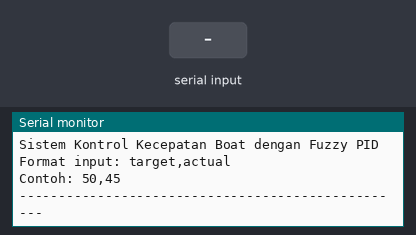
A sketch run on a simulated Arduino Uno, built with avr-gcc and run on an emulated ATmega328P. Parts: the last lines printed to the serial monitor. Inputs (shaded band) come from the test bench.

Above: at 1.2 s.
1.3 s: "debug,1\n" received over Serial
At 1.4 s:
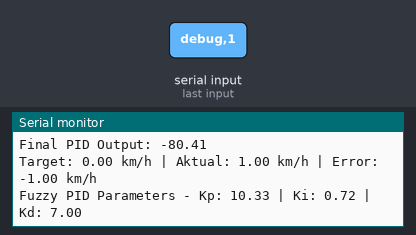
2.8 s: byte 10 ('\n') received over Serial
At 3.01 s:
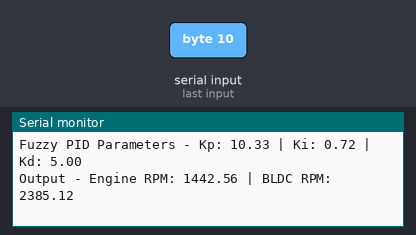
4.3 s: "debug,150\n" received over Serial
At 4.46 s:
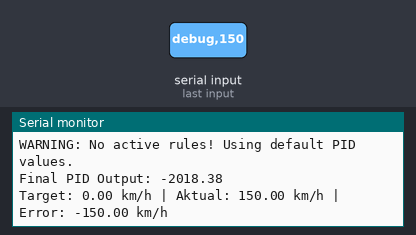

Measured:
- after the input at 1.3 s, the serial monitor: prints a new line at once (image 1)
- after the input at 2.8 s, the serial monitor: prints a new line at once (image 2)
- after the input at 4.3 s, the serial monitor: prints a new line at once (image 3)

The sketch:

fuzzy_pid_hybrid.ino
```cpp
// Sistem Fuzzy PID untuk Kontrol Kecepatan Boat tanpa library eksternal
// Menggunakan metode Fuzzy untuk tuning parameter PID

// Variabel input dan output
float targetSpeed = 0.0;  // Target kecepatan boat
float actualSpeed = 0.0;  // Kecepatan aktual boat
float error = 0.0;        // Error = target - actual
float prevError = 0.0;    // Error sebelumnya untuk perhitungan derivative
float sumError = 0.0;     // Akumulasi error untuk perhitungan integral
float engineRPM = 0.0;    // Output RPM engine (kurang agresif)
float bldcRPM = 0.0;      // Output RPM BLDC (lebih agresif)

// Parameter PID dasar
float Kp_base = 10.0;     // Konstanta Proportional
float Ki_base = 0.5;      // Konstanta Integral
float Kd_base = 5.0;      // Konstanta Derivative

// Parameter PID yang akan di-tuning oleh fuzzy
float Kp = 0.0;
float Ki = 0.0;
float Kd = 0.0;

// Variabel untuk membaca input serial
String inputString = "";
bool stringComplete = false;

// Variabel waktu untuk perhitungan PID
unsigned long currentTime = 0;
unsigned long previousTime = 0;
float deltaTime = 0.0;

// Variabel untuk debug
bool debugMode = true;    // Set true untuk melihat nilai keanggotaan

// Konstanta untuk output base
const float ENGINE_BASE_RPM = 1500.0;
const float BLDC_BASE_RPM = 2500.0;

void setup() {
  // Inisialisasi komunikasi serial
  Serial.begin(9600);
  inputString.reserve(200);

  // Pesan selamat datang
  Serial.println("Sistem Kontrol Kecepatan Boat dengan Fuzzy PID");
  Serial.println("Format input: target,actual");
  Serial.println("Contoh: 50,45");
  Serial.println("--------------------------------------------------");
}

void loop() {
  // Jika ada input lengkap dari serial
  if (stringComplete) {
    parseInput();

    // Hitung waktu delta untuk perhitungan PID
    currentTime = millis();
    deltaTime = (currentTime - previousTime) / 1000.0; // Konversi ke detik

    // Jika ini adalah pengukuran pertama atau delta waktu sangat kecil, set nilai simulasi
    if (previousTime == 0 || deltaTime < 0.001) {
      // Dalam mode simulasi/testing, gunakan nilai default 0.1 detik
      deltaTime = 0.1;
    }
    previousTime = currentTime;

    // Hitung error
    prevError = error;
    error = targetSpeed - actualSpeed;

    // Batasi akumulasi sumError untuk menghindari integral windup
    sumError += error * deltaTime;
    sumError = constrain(sumError, -50, 50);

    // Proses fuzzy untuk menentukan parameter PID
    tuningFuzzyPID();

    // Hitung output PID
    calculatePIDOutputs();

    // Output hasil
    Serial.print("Target: ");
    Serial.print(targetSpeed);
    Serial.print(" km/h | Aktual: ");
    Serial.print(actualSpeed);
    Serial.print(" km/h | Error: ");
    Serial.print(error);
    Serial.println(" km/h");

    Serial.print("Fuzzy PID Parameters - Kp: ");
    Serial.print(Kp);
    Serial.print(" | Ki: ");
    Serial.print(Ki);
    Serial.print(" | Kd: ");
    Serial.println(Kd);

    Serial.print("Output - Engine RPM: ");
    Serial.print(engineRPM);
    Serial.print(" | BLDC RPM: ");
    Serial.println(bldcRPM);
    Serial.println("--------------------------------------------------");

    // Reset untuk input berikutnya
    inputString = "";
    stringComplete = false;
  }
}

// Fungsi keanggotaan trapezoidal (bentuk trapesium)
float trapezoidMF(float x, float a, float b, float c, float d) {
  float result = 0;

  if (x <= a || x >= d) {
    result = 0;
  } else if (x >= b && x <= c) {
    result = 1;
  } else if (x > a && x < b) {
    result = (x - a) / (b - a);
  } else if (x > c && x < d) {
    result = (d - x) / (d - c);
  }

  return constrain(result, 0, 1);
}

// Fungsi keanggotaan untuk nilai error negatif besar
float negLargeMF(float error) {
  return trapezoidMF(error, -10, -100, -100, -5);
}

// Fungsi keanggotaan untuk nilai error negatif kecil
float negSmallMF(float error) {
  return trapezoidMF(error, -15, -10, -5, 0);
}

// Fungsi keanggotaan untuk nilai error sekitar nol
float zeroMF(float error) {
  return trapezoidMF(error, -5, -2, 2, 5);
}

// Fungsi keanggotaan untuk nilai error positif kecil
float posSmallMF(float error) {
  return trapezoidMF(error, 0, 5, 10, 15);
}

// Fungsi keanggotaan untuk nilai error positif besar
float posLargeMF(float error) {
  return trapezoidMF(error, 5, 10, 100, 100);
}

// Fungsi keanggotaan untuk perubahan error (untuk Derivative)
float errorChangeRate() {
  // Dalam mode testing, gunakan nilai error langsung sebagai rate jika deltaTime sangat kecil
  if (deltaTime < 0.001) {
    // Simulasi error rate berdasarkan besarnya error saat ini
    // Semakin besar error, semakin cepat perubahan yang disimulasikan
    return error * 0.5; // 50% dari error sebagai simulasi rate
  }
  return (error - prevError) / deltaTime;
}

// Proses fuzzy untuk tuning parameter PID
void tuningFuzzyPID() {
  // Menghitung derajat keanggotaan untuk input error
  float negLargeDegree = negLargeMF(error);
  float negSmallDegree = negSmallMF(error);
  float zeroDegree = zeroMF(error);
  float posSmallDegree = posSmallMF(error);
  float posLargeDegree = posLargeMF(error);

  // Hitung rate of change dari error untuk tuning Kd
  float errorRate = errorChangeRate();

  // Tampilkan nilai keanggotaan jika dalam debug mode
  if (debugMode) {
    // Serial.println("Fuzzy Membership Values:");
    // Serial.print("NegLarge: "); Serial.print(negLargeDegree);
    // Serial.print(" | NegSmall: "); Serial.print(negSmallDegree);
    // Serial.print(" | Zero: "); Serial.print(zeroDegree);
    // Serial.print(" | PosSmall: "); Serial.print(posSmallDegree);
    // Serial.print(" | PosLarge: "); Serial.println(posLargeDegree);
    // Serial.print("Error Rate: "); Serial.println(errorRate);
  }

  // Rules untuk tuning Kp:
  // - Error besar (positif atau negatif): Kp besar
  // - Error kecil: Kp kecil
  float Kp_neg_large = 1.5;  // Multiplikator untuk Kp saat error negatif besar
  float Kp_neg_small = 1.2;  // Multiplikator untuk Kp saat error negatif kecil
  float Kp_zero = 1.0;       // Multiplikator untuk Kp saat error sekitar nol
  float Kp_pos_small = 1.2;  // Multiplikator untuk Kp saat error positif kecil
  float Kp_pos_large = 1.5;  // Multiplikator untuk Kp saat error positif besar

  // Rules untuk tuning Ki:
  // - Error kecil: Ki besar (untuk mempercepat menuju setpoint)
  // - Error besar: Ki kecil (untuk menghindari overshoot)
  float Ki_neg_large = 0.7;  // Multiplikator untuk Ki saat error negatif besar
  float Ki_neg_small = 1.2;  // Multiplikator untuk Ki saat error negatif kecil
  float Ki_zero = 1.5;       // Multiplikator untuk Ki saat error sekitar nol
  float Ki_pos_small = 1.2;  // Multiplikator untuk Ki saat error positif kecil
  float Ki_pos_large = 0.7;  // Multiplikator untuk Ki saat error positif besar

  // Rules untuk tuning Kd:
  // - Error berubah cepat: Kd besar (untuk mengurangi overshoot)
  // - Error berubah lambat: Kd kecil
  float Kd_multiplier = 1.0;

  // Tambahkan penambahan Kd berdasarkan error rate dan besarnya error
  if (abs(errorRate) > 10 || abs(error) > 15) {
    Kd_multiplier = 1.8;  // Perubahan cepat atau error besar, perbesar Kd signifikan
  } else if (abs(errorRate) > 5 || abs(error) > 8) {
    Kd_multiplier = 1.4;  // Perubahan sedang atau error menengah
  } else if (abs(error) > 3) {
    Kd_multiplier = 1.2;  // Error kecil tapi signifikan
  }

  // Metode Weighted Average untuk tuning parameter
  float totalWeight = negLargeDegree + negSmallDegree + zeroDegree + posSmallDegree + posLargeDegree;

  // Hindari pembagian dengan nol
  if (totalWeight > 0) {
    // Weighted average untuk Kp
    Kp = Kp_base * (negLargeDegree * Kp_neg_large +
                    negSmallDegree * Kp_neg_small +
                    zeroDegree * Kp_zero +
                    posSmallDegree * Kp_pos_small +
                    posLargeDegree * Kp_pos_large) / totalWeight;

    // Weighted average untuk Ki
    Ki = Ki_base * (negLargeDegree * Ki_neg_large +
                    negSmallDegree * Ki_neg_small +
                    zeroDegree * Ki_zero +
                    posSmallDegree * Ki_pos_small +
                    posLargeDegree * Ki_pos_large) / totalWeight;

    // Kd berdasarkan rate of change dari error
    Kd = Kd_base * Kd_multiplier;
  } else {
    // Default values jika tidak ada rule yang aktif
    Kp = Kp_base;
    Ki = Ki_base;
    Kd = Kd_base;

    if (debugMode) {
      Serial.println("WARNING: No active rules! Using default PID values.");
    }
  }

  if (debugMode) {
    // Serial.println("PID Tuning Results:");
    // Serial.print("Kp Base: "); Serial.print(Kp_base);
    // Serial.print(" | Tuned Kp: "); Serial.println(Kp);
    // Serial.print("Ki Base: "); Serial.print(Ki_base);
    // Serial.print(" | Tuned Ki: "); Serial.println(Ki);
    // Serial.print("Kd Base: "); Serial.print(Kd_base);
    // Serial.print(" | Tuned Kd: "); Serial.println(Kd);
  }
}

// Hitung output PID berdasarkan parameter yang di-tuning oleh fuzzy
void calculatePIDOutputs() {
  // Hindari deltaTime terlalu kecil atau nol
  if (deltaTime < 0.001) {
    deltaTime = 0.001;
  }

  // Hitung komponen PID
  float P = Kp * error;
  float I = Ki * sumError;

  // Untuk komponen D, gunakan simulasi derivative saat testing
  float errorRate;
  if (deltaTime < 0.01) { // Kondisi testing/simulasi
    // Simulasi derivative berdasarkan error
    errorRate = error * 0.5; // 50% dari error sebagai simulasi rate
  } else {
    errorRate = (error - prevError) / deltaTime;
  }
  float D = Kd * errorRate;

  if (debugMode) {
    // Serial.println("PID Components:");
    // Serial.print("P: "); Serial.print(P);
    // Serial.print(" | I: "); Serial.print(I);
    // Serial.print(" | D: "); Serial.println(D);
  }

  // Hitung output PID untuk engine (kurang agresif)
  float pidOutput = P + I + D;

  if (debugMode) {
    Serial.print("Final PID Output: "); Serial.println(pidOutput);
  }

  // Mapping output PID ke RPM dengan skala yang lebih sesuai
  // Skala untuk engine (kurang agresif)
  float engineScale = 5.0;
  // Skala untuk BLDC (lebih agresif)
  float bldcScale = 10.0;

  // Engine (kurang agresif) - base ENGINE_BASE_RPM
  engineRPM = ENGINE_BASE_RPM + pidOutput * engineScale;

  // BLDC (lebih agresif) - base BLDC_BASE_RPM, dengan respons lebih tajam
  bldcRPM = BLDC_BASE_RPM + pidOutput * bldcScale;

  // Pastikan output berada dalam rentang yang wajar
  engineRPM = constrain(engineRPM, 800, 2500);
  bldcRPM = constrain(bldcRPM, 800, 5000);  // Memperluas batas atas BLDC untuk respons lebih agresif
}

// Fungsi untuk memproses input serial
void serialEvent() {
  while (Serial.available()) {
    char inChar = (char)Serial.read();

    // Jika karakter new line, tandai string sudah lengkap
    if (inChar == '\n') {
      stringComplete = true;
    } else {
      // Tambahkan ke inputString
      inputString += inChar;
    }
  }
}

// Fungsi untuk memproses input string
void parseInput() {
  int commaIndex = inputString.indexOf(',');

  if (commaIndex != -1) {
    // Ekstrak target dan actual speed
    String targetStr = inputString.substring(0, commaIndex);
    String actualStr = inputString.substring(commaIndex + 1);

    // Konversi ke float
    targetSpeed = targetStr.toFloat();
    actualSpeed = actualStr.toFloat();

    // Jika nilai kedua berisi 'debug', beralih mode debug
    if (actualStr.indexOf("debug") >= 0) {
      debugMode = !debugMode;
      Serial.print("Debug mode: ");
      Serial.println(debugMode ? "ON" : "OFF");
    }

    // Reset sumError jika target berubah untuk menghindari integral buildup
    if (targetSpeed != targetSpeed) {
      sumError = 0;
    }
  } else {
    Serial.println("Format input salah! Gunakan format: target,actual");
  }
}
```
